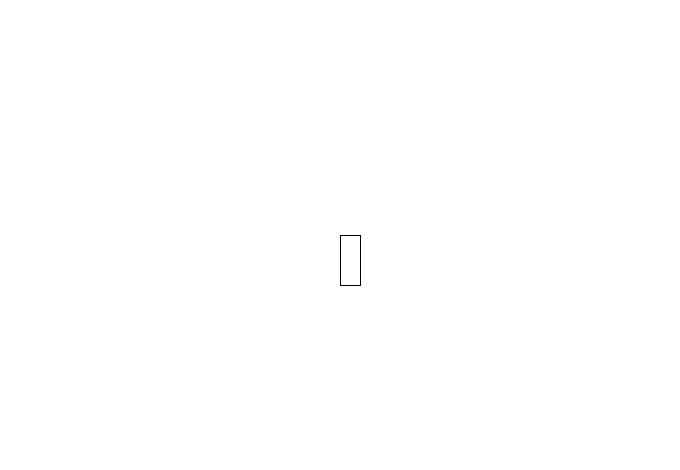
Frame 1 (no input)
Frame 60 (the mouse pressed at the canvas centre just before this capture): identical to frame 1, image omitted
Frame 120 (the mouse held since frame 60 and released just before this capture): identical to frame 1, image omitted

The Processing sketch that drew this single still picture (run headless with seeded random() and noise(); from frame 60 on, the mouse is pressed at the canvas centre):

// Processing sketch: sketch_210206a
// ── sketch_210206a.pde
// objects moving in different directions

class Mover {
  PVector location;
  PVector velocity;
  
  Mover(){
    location = new PVector(width/2, height/2);
    velocity = new PVector(0,0);
  }
  
  void display(){
    rect(location.x, location.y, 20, 50);
  }
  
  void update(float speedX, float speedY){
    velocity.x = speedX;
    velocity.y = speedY;
    location.add(velocity);
  }
  
  void update(){
    location.add(velocity);
  }
  
  void checkBorders(){
    if (location.x > width){
      velocity.x *= -1;
    }
    if (location.x < 0){
      velocity.x *= -1;
    }
    if (location.y < 0){
      velocity.y *= -1;
    }
    if (location.y > height){
      velocity.y *= -1;
    }
  }
}

Mover mover;

void setup(){
  background(255);
  size(680, 470);
  mover = new Mover();
}

void draw(){
  mover.display();
  mover.update();
  mover.checkBorders();
}

void keyPressed(){
  if (keyCode == RIGHT){
    mover.update(3,0);
  }
  if (keyCode == LEFT){
    mover.update(-3,0);
  }
  if (keyCode == UP){
    mover.update(0,-3);
  }
  if (keyCode == DOWN){
    mover.update(0,3);
  }
}
